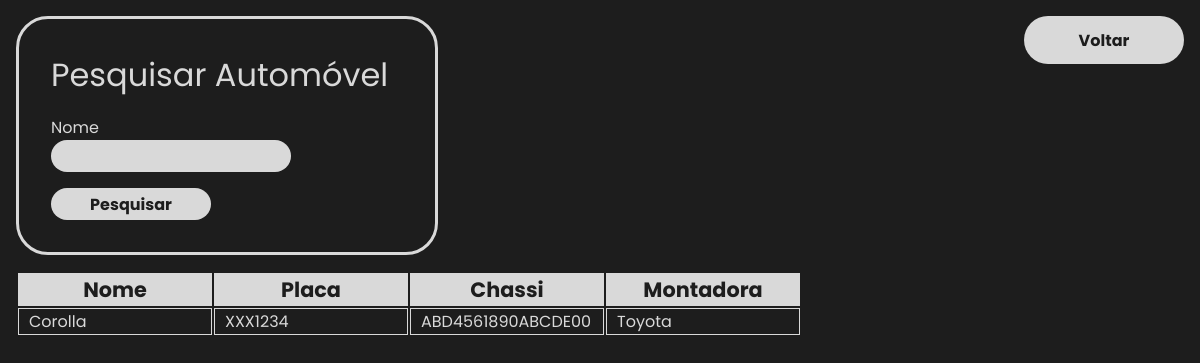
The app's page /view/listar_automoveis.php?automovel_nome=Corolla with its own data.
### tables this page shows
CREATE TABLE if NOT EXISTS automoveis(
	codigo INT PRIMARY KEY AUTO_INCREMENT,
	nome VARCHAR(155),
	placa CHAR(7) UNIQUE,
	chassi CHAR(17) UNIQUE,
	
	montadora INT
);

CREATE TABLE if NOT EXISTS montadora(
	codigo INT PRIMARY KEY AUTO_INCREMENT,
	nome VARCHAR(155)
);

### database/database_functions.php (the view, shortened to what this page needs)
<?php
class DatabaseFunctions
{
  public static function searchAutomovel($automovel_nome)
  {
    try {
      $connection = DatabaseController::connect();
      $script = "
        SELECT automoveis.nome, automoveis.placa, automoveis.chassi, montadora.nome as 'montadora'
        FROM automoveis
        INNER JOIN montadora
        ON automoveis.montadora = montadora.codigo
        WHERE automoveis.nome = '$automovel_nome';
      ";
      $query = $connection->prepare($script);
      $query->execute();
      if ($query->rowCount() > 0) {
        $table = "
        <table>
          <tr>
            <th class='table-th'>Nome</th>
            <th class='table-th'>Placa</th>
            <th class='table-th'>Chassi</th>
            <th class='table-th'>Montadora</th>
          </tr>";
        while ($row = $query->fetch()) {
          $table .= "
        <tr>
          <td class='table-td'>$row[nome]</td>
          <td class='table-td'>$row[placa]</td>
          <td class='table-td'>$row[chassi]</td>
          <td class='table-td'>$row[montadora]</td>
        </tr>
        ";
        }
        $table .= "</table>";
      } else {
        $table = "
          <h1>Nenhum automóvel encontrado.</h1>
        ";
      }
      return $table;
    } catch (Exception $exc) {
      return
        '<h1>Ocorreu um erro ao buscar o automóvel. Informe ao administrador.</h1>' .
        '<p>' . $exc->getMessage() . '</p>';
    } finally {
      DatabaseController::close($connection);
    }
  }
}

### css/style.css (style rules this page uses)
* { margin: 0.0; padding: 0.0; font-family: 'Poppins'; }
:root { --red: #e05252; --black: #1d1d1d; --white: #d9d9d9; }
html, body { background-color: var(--black); color: var(--white); }
table { margin-left: 1rem; margin-top: 1rem; }
.table-th { width: 12rem; border: 1px solid var(--white); background-color: var(--white); color: var(--black); font-weight: 700; font-size: 1.3em; }
.table-td { border: 1px solid var(--white); text-indent: 10px; }

### records on screen
automoveis: nome "Corolla", placa "XXX1234", chassi "ABD4561890ABCDE00", montadora.nome "Toyota"
